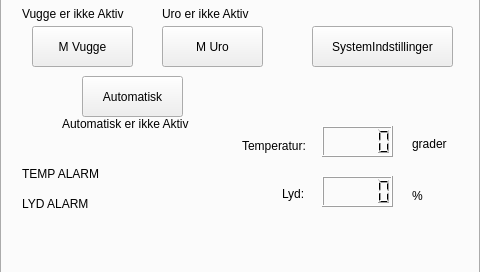
<?xml version="1.0" encoding="UTF-8"?>
<ui version="4.0">
 <class>UiBoundary</class>
 <widget class="QMainWindow" name="UiBoundary">
  <property name="geometry">
   <rect>
    <x>0</x>
    <y>0</y>
    <width>480</width>
    <height>272</height>
   </rect>
  </property>
  <property name="maximumSize">
   <size>
    <width>480</width>
    <height>272</height>
   </size>
  </property>
  <property name="windowTitle">
   <string>UiBoundary</string>
  </property>
  <widget class="QWidget" name="centralWidget">
   <widget class="QTabWidget" name="tabWidget">
    <property name="geometry">
     <rect>
      <x>0</x>
      <y>-30</y>
      <width>480</width>
      <height>305</height>
     </rect>
    </property>
    <property name="minimumSize">
     <size>
      <width>480</width>
      <height>272</height>
     </size>
    </property>
    <property name="maximumSize">
     <size>
      <width>480</width>
      <height>305</height>
     </size>
    </property>
    <property name="currentIndex">
     <number>0</number>
    </property>
    <widget class="QWidget" name="SmartPram">
     <attribute name="title">
      <string>Smart Pram</string>
     </attribute>
     <widget class="QPushButton" name="Button_Vugge">
      <property name="geometry">
       <rect>
        <x>30</x>
        <y>30</y>
        <width>101</width>
        <height>41</height>
       </rect>
      </property>
      <property name="styleSheet">
       <string notr="true"/>
      </property>
      <property name="text">
       <string>M Vugge</string>
      </property>
     </widget>
     <widget class="QPushButton" name="Button_Uro">
      <property name="geometry">
       <rect>
        <x>160</x>
        <y>30</y>
        <width>101</width>
        <height>41</height>
       </rect>
      </property>
      <property name="text">
       <string>M Uro</string>
      </property>
     </widget>
     <widget class="QPushButton" name="Button_Automatisk">
      <property name="geometry">
       <rect>
        <x>80</x>
        <y>80</y>
        <width>101</width>
        <height>41</height>
       </rect>
      </property>
      <property name="text">
       <string>Automatisk</string>
      </property>
     </widget>
     <widget class="QPushButton" name="Button_Indstillinger">
      <property name="geometry">
       <rect>
        <x>310</x>
        <y>30</y>
        <width>141</width>
        <height>41</height>
       </rect>
      </property>
      <property name="text">
       <string>SystemIndstillinger</string>
      </property>
     </widget>
     <widget class="QLCDNumber" name="Temp_LCD">
      <property name="geometry">
       <rect>
        <x>320</x>
        <y>130</y>
        <width>71</width>
        <height>31</height>
       </rect>
      </property>
      <property name="intValue" stdset="0">
       <number>0</number>
      </property>
     </widget>
     <widget class="QLabel" name="Temperatur">
      <property name="geometry">
       <rect>
        <x>240</x>
        <y>140</y>
        <width>81</width>
        <height>20</height>
       </rect>
      </property>
      <property name="text">
       <string>Temperatur:</string>
      </property>
     </widget>
     <widget class="QLabel" name="Degress">
      <property name="geometry">
       <rect>
        <x>410</x>
        <y>140</y>
        <width>57</width>
        <height>15</height>
       </rect>
      </property>
      <property name="text">
       <string>grader</string>
      </property>
     </widget>
     <widget class="QLCDNumber" name="Sound_LCD">
      <property name="geometry">
       <rect>
        <x>320</x>
        <y>180</y>
        <width>71</width>
        <height>31</height>
       </rect>
      </property>
     </widget>
     <widget class="QLabel" name="Procent">
      <property name="geometry">
       <rect>
        <x>410</x>
        <y>190</y>
        <width>51</width>
        <height>20</height>
       </rect>
      </property>
      <property name="text">
       <string>%</string>
      </property>
     </widget>
     <widget class="QLabel" name="Sound">
      <property name="geometry">
       <rect>
        <x>280</x>
        <y>190</y>
        <width>21</width>
        <height>16</height>
       </rect>
      </property>
      <property name="text">
       <string>Lyd:</string>
      </property>
     </widget>
     <widget class="QLabel" name="Temp_Alarm">
      <property name="geometry">
       <rect>
        <x>20</x>
        <y>170</y>
        <width>201</width>
        <height>16</height>
       </rect>
      </property>
      <property name="text">
       <string>TEMP ALARM</string>
      </property>
     </widget>
     <widget class="QLabel" name="Vugge_Ikon">
      <property name="geometry">
       <rect>
        <x>20</x>
        <y>10</y>
        <width>121</width>
        <height>16</height>
       </rect>
      </property>
      <property name="text">
       <string>Vugge er ikke Aktiv</string>
      </property>
     </widget>
     <widget class="QLabel" name="Uro_Ikon">
      <property name="geometry">
       <rect>
        <x>160</x>
        <y>10</y>
        <width>111</width>
        <height>16</height>
       </rect>
      </property>
      <property name="text">
       <string>Uro er ikke Aktiv</string>
      </property>
     </widget>
     <widget class="QLabel" name="Auto_Ikon">
      <property name="geometry">
       <rect>
        <x>60</x>
        <y>120</y>
        <width>161</width>
        <height>16</height>
       </rect>
      </property>
      <property name="text">
       <string>Automatisk er ikke Aktiv</string>
      </property>
     </widget>
     <widget class="QLabel" name="Sound_Alarm">
      <property name="geometry">
       <rect>
        <x>20</x>
        <y>200</y>
        <width>201</width>
        <height>16</height>
       </rect>
      </property>
      <property name="text">
       <string>LYD ALARM</string>
      </property>
     </widget>
    </widget>
    <widget class="QWidget" name="Indstillinger">
     <attribute name="title">
      <string>Indstillinger</string>
     </attribute>
     <widget class="QPushButton" name="Save_settings">
      <property name="geometry">
       <rect>
        <x>230</x>
        <y>20</y>
        <width>101</width>
        <height>41</height>
       </rect>
      </property>
      <property name="text">
       <string>Gem</string>
      </property>
     </widget>
     <widget class="QSlider" name="Lydmax_Slider">
      <property name="geometry">
       <rect>
        <x>10</x>
        <y>190</y>
        <width>160</width>
        <height>16</height>
       </rect>
      </property>
      <property name="orientation">
       <enum>Qt::Horizontal</enum>
      </property>
     </widget>
     <widget class="QLabel" name="Lydmax_Label">
      <property name="geometry">
       <rect>
        <x>20</x>
        <y>160</y>
        <width>57</width>
        <height>15</height>
       </rect>
      </property>
      <property name="text">
       <string>Lyd Max</string>
      </property>
     </widget>
     <widget class="QLabel" name="Vuggetid_Label">
      <property name="geometry">
       <rect>
        <x>20</x>
        <y>30</y>
        <width>57</width>
        <height>15</height>
       </rect>
      </property>
      <property name="text">
       <string>Vuggetid</string>
      </property>
     </widget>
     <widget class="QLabel" name="Urotid_Label">
      <property name="geometry">
       <rect>
        <x>20</x>
        <y>90</y>
        <width>57</width>
        <height>15</height>
       </rect>
      </property>
      <property name="text">
       <string>Urotid</string>
      </property>
     </widget>
     <widget class="QSlider" name="Vuggetid_Slider">
      <property name="geometry">
       <rect>
        <x>10</x>
        <y>60</y>
        <width>160</width>
        <height>16</height>
       </rect>
      </property>
      <property name="pageStep">
       <number>10</number>
      </property>
      <property name="sliderPosition">
       <number>0</number>
      </property>
      <property name="tracking">
       <bool>true</bool>
      </property>
      <property name="orientation">
       <enum>Qt::Horizontal</enum>
      </property>
     </widget>
     <widget class="QSlider" name="Urotid_Slider">
      <property name="geometry">
       <rect>
        <x>10</x>
        <y>120</y>
        <width>160</width>
        <height>16</height>
       </rect>
      </property>
      <property name="orientation">
       <enum>Qt::Horizontal</enum>
      </property>
     </widget>
     <widget class="QLabel" name="Urotid_vaerdi">
      <property name="geometry">
       <rect>
        <x>110</x>
        <y>90</y>
        <width>57</width>
        <height>15</height>
       </rect>
      </property>
      <property name="text">
       <string/>
      </property>
     </widget>
     <widget class="QLabel" name="lydmax_vaerdi">
      <property name="geometry">
       <rect>
        <x>110</x>
        <y>160</y>
        <width>57</width>
        <height>15</height>
       </rect>
      </property>
      <property name="text">
       <string/>
      </property>
     </widget>
     <widget class="QSlider" name="Tempmax_Slider">
      <property name="geometry">
       <rect>
        <x>260</x>
        <y>110</y>
        <width>161</width>
        <height>16</height>
       </rect>
      </property>
      <property name="maximumSize">
       <size>
        <width>1000000</width>
        <height>16777215</height>
       </size>
      </property>
      <property name="maximum">
       <number>50</number>
      </property>
      <property name="orientation">
       <enum>Qt::Horizontal</enum>
      </property>
     </widget>
     <widget class="QLabel" name="Tempmax_Label">
      <property name="geometry">
       <rect>
        <x>270</x>
        <y>80</y>
        <width>61</width>
        <height>16</height>
       </rect>
      </property>
      <property name="text">
       <string>Temp Max</string>
      </property>
     </widget>
     <widget class="QSlider" name="Tempmin_Slider">
      <property name="geometry">
       <rect>
        <x>260</x>
        <y>170</y>
        <width>160</width>
        <height>16</height>
       </rect>
      </property>
      <property name="maximum">
       <number>50</number>
      </property>
      <property name="sliderPosition">
       <number>0</number>
      </property>
      <property name="orientation">
       <enum>Qt::Horizontal</enum>
      </property>
     </widget>
     <widget class="QLabel" name="Tempmin_Label">
      <property name="geometry">
       <rect>
        <x>270</x>
        <y>140</y>
        <width>57</width>
        <height>15</height>
       </rect>
      </property>
      <property name="text">
       <string>Temp Min.</string>
      </property>
     </widget>
     <widget class="QLabel" name="Tempmax_vaerdi">
      <property name="geometry">
       <rect>
        <x>360</x>
        <y>80</y>
        <width>57</width>
        <height>15</height>
       </rect>
      </property>
      <property name="text">
       <string/>
      </property>
     </widget>
     <widget class="QLabel" name="Tempmin_vaerdi">
      <property name="geometry">
       <rect>
        <x>360</x>
        <y>140</y>
        <width>57</width>
        <height>15</height>
       </rect>
      </property>
      <property name="text">
       <string/>
      </property>
     </widget>
     <widget class="QLabel" name="Vuggetid_vaerdi">
      <property name="geometry">
       <rect>
        <x>120</x>
        <y>30</y>
        <width>57</width>
        <height>15</height>
       </rect>
      </property>
      <property name="text">
       <string/>
      </property>
     </widget>
     <widget class="QPushButton" name="Button_cancel">
      <property name="geometry">
       <rect>
        <x>350</x>
        <y>20</y>
        <width>101</width>
        <height>41</height>
       </rect>
      </property>
      <property name="text">
       <string>Annuller</string>
      </property>
     </widget>
     <widget class="QPushButton" name="Button_default">
      <property name="geometry">
       <rect>
        <x>300</x>
        <y>200</y>
        <width>91</width>
        <height>21</height>
       </rect>
      </property>
      <property name="text">
       <string>Default</string>
      </property>
     </widget>
    </widget>
   </widget>
  </widget>
 </widget>
 <layoutdefault spacing="6" margin="11"/>
 <resources/>
 <connections/>
</ui>
